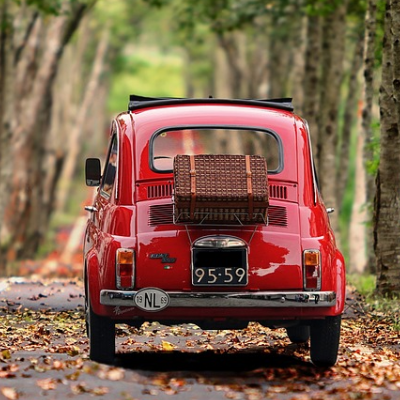
#> input picture scripts/images/test.png, 400 x 400 px
$ python rg_color_additive_SS.py
#> lines starting #> are read from the running program, lines starting #| are printed output that depends on the picture
#> further down, image is the input picture: PIL image 400x400 RGB; mean R, G, B 128.2, 97, 75.9
### scripts/random_grid/rg_grayscale_additive_SS.py
import numpy as np
from PIL import Image
import secrets


# Returns a dictionary containing function mappings and metadata for the algorithm (used by the web interface).
# [35 lines left out: functions get_config, get_requirements, get_description, not called in this run]


# Function to create a random grid with values in the range of 0-255
def create_random_grid(size):
    """
    Generates a random grid of the specified size, with values in the range 0 to 255.

    Parameters:
    size (tuple): The dimensions of the grid (height, width).

    Returns:
    numpy.ndarray: A grid filled with random integer values between 0 and 255.
    """
    return np.array([[secrets.randbelow(256) for _ in range(size[1])] for _ in range(size[0])], dtype=np.uint8)


# Function to create a difference grid by subtracting the image from the random grid
def create_difference_grid(image, grid):
    """
    Creates a difference grid by subtracting the pixel values of the random grid image from the input image.

    Parameters:
    image (numpy.ndarray): The binary image array (as a numpy array) to subtract from the grid.
    grid (numpy.ndarray): The random grid (as a numpy array) to be transformed by subtraction.

    Returns:
    numpy.ndarray: A grid where each value is the result of subtracting the corresponding grid value from the image.
    """
    return image - grid


# Function to overlay two grids by performing subtraction
# [40 lines left out: functions decrypt, encrypt, not called in this run]


# [18 lines that do not run on import are left out]

### scripts/random_grid/rg_color_additive_SS.py
import numpy as np
from PIL import Image
from scripts.random_grid.rg_grayscale_additive_SS import create_random_grid, create_difference_grid


# Returns a dictionary containing function mappings and metadata for the algorithm (used by the web interface).
def get_config():
    return {
        "name": "RG - Color (RGB) Additive Secret Sharing",
        "description": get_description(),
        "requirements": get_requirements(),
        "encrypt": encrypt,
        "decrypt": decrypt,
        "extension": "png",
        "image_type": "RGB"
    }


# Defines the expected inputs for encryption/decryption (number of images and additional parameters)
def get_requirements():
    return {
        "encryption": {
            "num_images": 1,
            "parameters": {}  # No extra parameters needed
        },
        "decryption": {
            "num_images": 2,
            "parameters": {}  # No extra parameters needed
        }
    }


# Returns a dictionary containing the description and reference links for the algorithm.
def get_description():
    return {
        "text": "This (2,2) Visual Secret Sharing Scheme extends the general additive secret sharing scheme to handle RGB color images.",
        "links": [
            {"text": "Kafri & Keren",
             "url": "https://doi.org/10.1364/ol.12.000377"}
        ]
    }


# Function to encrypt an image by generating two shares using random grids and difference grids
def encrypt(image):
    """
    Encrypts an image by generating two shares using random grids and difference grids.

    Parameters:
    image (PIL.Image.Image): The input image (PIL Image object) to be encrypted.

    Returns:
    tuple: A tuple containing two PIL.Image.Image objects (grid1_image and grid2_image),
           representing the encrypted shares of the original image.
    """
    img_array = np.array(image).astype(int)  # Convert PIL Image to numpy array and convert to int type

    # Create the first random grid for each channel and stack them
    grid1 = np.stack([create_random_grid(img_array.shape[:2]) for _ in range(3)], axis=-1)
    grid1_image = Image.fromarray(grid1)
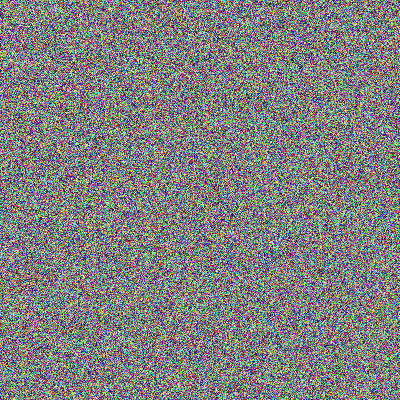
#> grid1_image: PIL image 400x400 RGB; mean R, G, B 127.6, 127.4, 127.4

    # Create the second grid using modular subtraction
    grid2 = create_difference_grid(img_array, grid1)
#> in create_difference_grid, `return image - grid`:
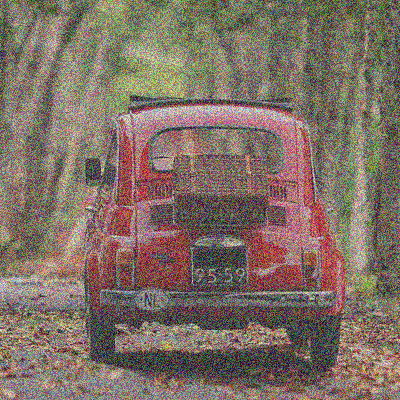
#> returned value: shape (400, 400, 3) int64; mean of channels 0, 1, 2 0.6, -30.4, -51.5; drawn with min black and max white
    grid2_image = Image.fromarray(grid2.astype(np.uint8))
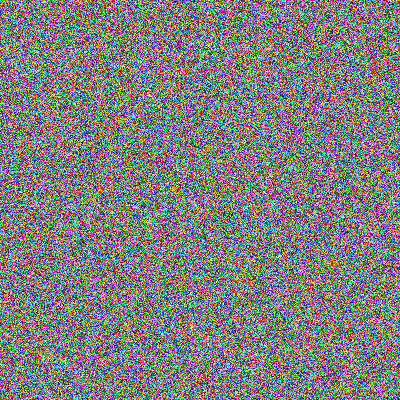
#> grid2_image: PIL image 400x400 RGB; mean R, G, B 127.6, 127.3, 127.2

    return grid1_image, grid2_image


# Function to decrypt two images by overlaying the grids
def decrypt(image1, image2):
    """
    Combines two grids by adding the second grid to the first.

    Parameters:
    image1 (PIL.Image.Image): The first image (PIL Image object), to be converted to numpy array and processed.
    image2 (PIL.Image.Image): The second image (PIL Image object), to be converted to numpy array and processed.

    Returns:
    PIL.Image.Image: The resulting image (PIL Image object) after adding the two grids.
    """
    img1_array = np.array(image1.convert('RGB'))  # Convert PIL Image to numpy array (RGB)
    img2_array = np.array(image2.convert('RGB'))  # Convert PIL Image to numpy array (RGB)

    # Combine the grids using modular addition
    decrypted = img1_array + img2_array
    return Image.fromarray(decrypted.astype(np.uint8))  # Convert numpy array back to PIL Image


if __name__ == '__main__':
    image_path = '../images/test.png'
    output_path = '../images/output/'

    # Load and convert the input image to RGB
    image = Image.open(image_path).convert('RGB')

    # ENCRYPT: Generate shares
    share1, share2 = encrypt(image)
    share1.save(output_path + "RG1.png")
    share2.save(output_path + "RG2.png")

    # DECRYPT: Overlay the grids
    img_share1 = Image.open(output_path + "RG1.png")  # PIL Image (RGB)
    img_share2 = Image.open(output_path + "RG2.png")  # PIL Image (RGB)

    out = decrypt(img_share1, img_share2)
    out.save(output_path + "decrypted_image.png")
